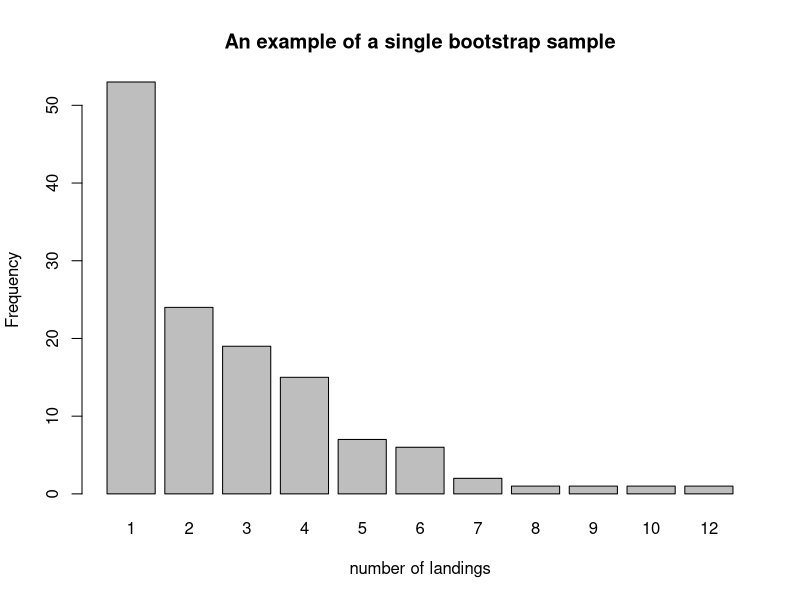
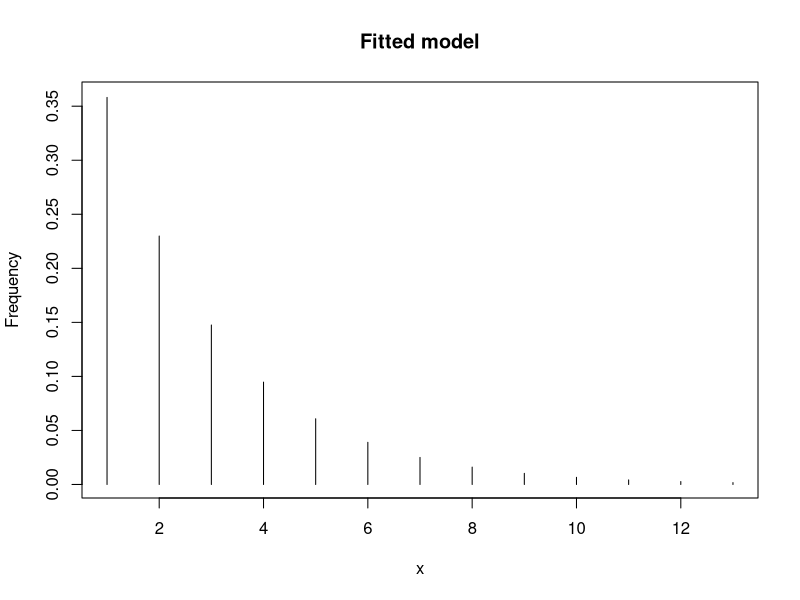
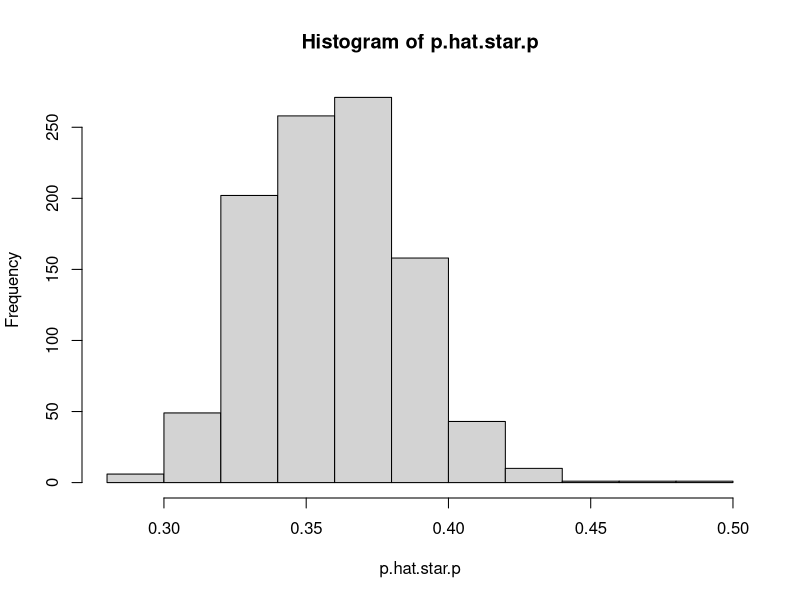

Recreate these plots in R, in order.
### R program: landings.R

# Note that the geometric in R is for the number of trials
# before the first success.

# The model used in this problem is for the number of trials
# until the first success.

# See help(rgeom), so we create a function called rgeom.new
# to add 1 to x to give the total number of trials to the
# first success.

rgeom.new = function(n,p){
  # need to add 1 to equal the pdf in the problem
  # f(x|p) = (1-p)^(x-1) * p
  rgeom(n,p) + 1
}

# the data

landings = matrix(c(1,2,3,4,5,6,7,8,9,10,11,12,
  48,31,20,9,6,5,4,2,1,1,2,1), ncol=2, byrow=F)

n = sum(landings[,2])
n

# MLE of p

p.hat = (sum(landings[,1]*landings[,2])/n)^-1
p.hat

# simulate a bootstrap sample and plot a histogram

x = rgeom.new(n,p.hat)
x.max = max(x)

X11()
counts = table(x)
barplot(counts, main="An example of a single bootstrap sample",
  xlab="number of landings",ylab="Frequency")
  
# plot the fitted model

x.fit = c(0:x.max)
y.fit = dgeom(x.fit,p.hat)
X11()
plot((x.fit+1),y.fit,type='h',main="Fitted model",
  xlab="x",ylab="Frequency")

# 95% asymptotic confidence interval for p
C = 0.95; alpha = (1-C); alpha.2 = alpha/2;
AV.hat = p.hat^2 * (1-p.hat)   #**** FILL IN THE AV FORMULA HERE ****
ASD.hat = sqrt(AV.hat)
z.alpha.2 = qnorm(1-alpha.2)
p.aci = c(p.hat - z.alpha.2*ASD.hat,
p.hat + z.alpha.2*ASD.hat)
p.aci

# parametric Bootstap
B = 1000 # number of boostrap samples
p.hat.star.p = numeric(B)
for(j in 1:B){
  x.boot = rgeom.new(n,p.hat) # bootstrap samples
  p.hat.star.p[j] = 1/mean(x.boot)
}

X11()
hist(p.hat.star.p)

mean(p.hat.star.p)
sd(p.hat.star.p)

p.bci = quantile(p.hat.star.p,c(0.025,0.975))
p.bci

# Compare
p.aci
p.bci